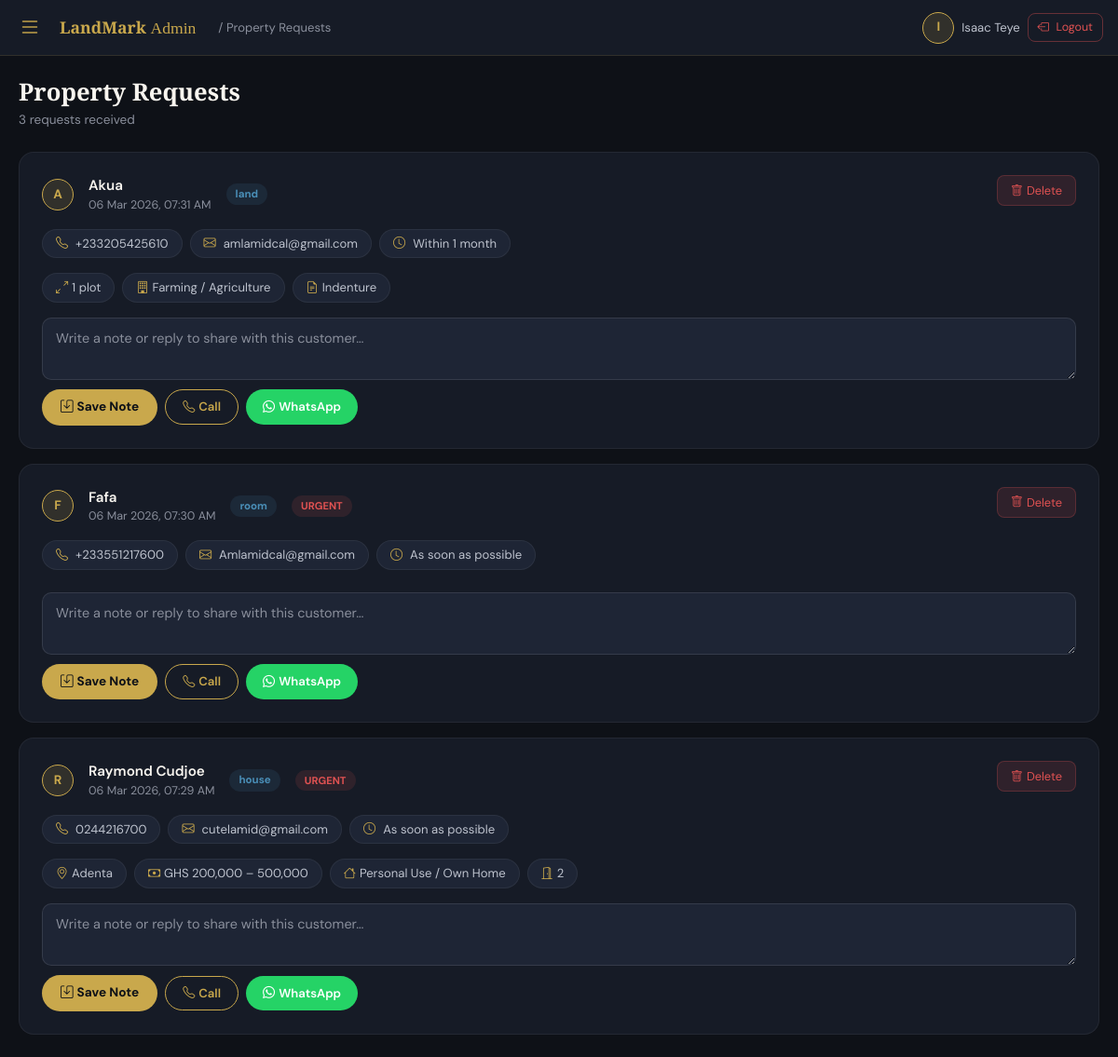
The app's page /admin/requests (signed in), older data.
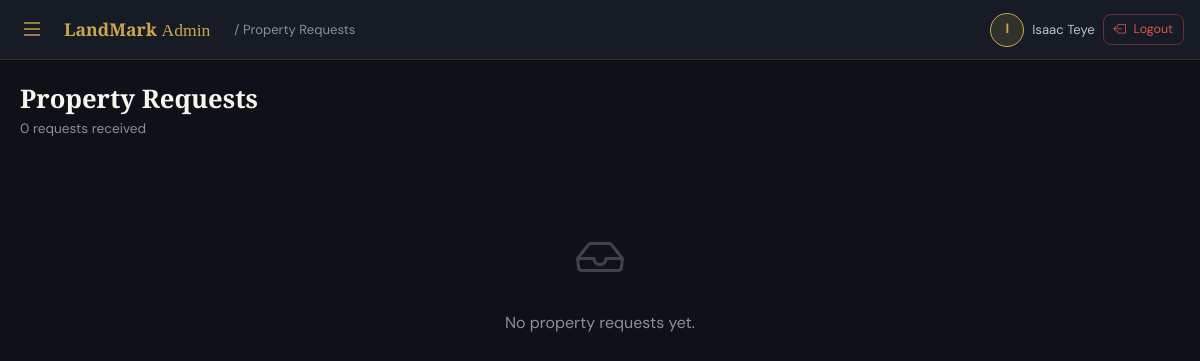
The same page, newer data.
### tables this page shows
CREATE TABLE admin_users (
            id          INTEGER PRIMARY KEY AUTOINCREMENT,
            full_name   TEXT NOT NULL,
            email       TEXT NOT NULL UNIQUE,
            password    TEXT NOT NULL,
            role        TEXT NOT NULL DEFAULT 'admin',
            reset_token TEXT,
            created_at  TEXT NOT NULL DEFAULT (datetime('now'))
        );

CREATE TABLE property_requests (
            id          INTEGER PRIMARY KEY AUTOINCREMENT,
            name        TEXT NOT NULL,
            phone       TEXT NOT NULL,
            email       TEXT,
            type        TEXT,
            location    TEXT,
            budget      TEXT,
            bedrooms    TEXT,
            purpose     TEXT,
            urgency     TEXT,
            land_size   TEXT,
            land_use    TEXT,
            land_docs   TEXT,
            details     TEXT,
            admin_reply TEXT,
            created_at  TEXT NOT NULL DEFAULT (datetime('now'))
        );

### app.py (the view)
@app.route('/admin/requests')
@admin_required
def admin_requests():
    rows = get_db().execute("SELECT * FROM property_requests ORDER BY created_at DESC").fetchall()
    return render_template('admin/requests.html', requests=rows, agent=get_agent())

### app.py (called while the page is built)
def get_db():
    if 'db' not in g:
        g.db = sqlite3.connect(DATABASE)
        g.db.row_factory = sqlite3.Row
        g.db.execute("PRAGMA journal_mode=WAL")
        g.db.execute("PRAGMA foreign_keys=ON")
    return g.db

def get_setting(key, default=''):
    row = get_db().execute("SELECT value FROM settings WHERE key=?", (key,)).fetchone()
    return row['value'] if row else default

def get_agent():
    return {
        'name':     get_setting('agent_name',    'Isaac Teye'),
        'phone':    get_setting('agent_phone',   '0249315662'),
        'email':    get_setting('agent_email',   'iisaacteye@gmail.com'),
        'wa':       get_setting('agent_wa',      '233249315662'),
        'bio':      get_setting('agent_bio',     ''),
        'business': get_setting('business_name', 'LandMark Realty'),
    }

def fmt_dt(dt_str):
    try: return datetime.strptime(dt_str, '%Y-%m-%d %H:%M:%S').strftime('%d %b %Y, %I:%M %p')
    except: return dt_str or ''

def get_current_admin():
    if not session.get('admin_id'): return None
    return get_db().execute("SELECT * FROM admin_users WHERE id=?", (session['admin_id'],)).fetchone()

def admin_required(f):
    @wraps(f)
    def decorated(*args, **kwargs):
        if not session.get('admin_id'):
            return redirect(url_for('admin_login'))
        return f(*args, **kwargs)
    return decorated

### templates/admin/requests.html (shortened to what this page needs)
{% extends 'admin/base.html' %}
{% block page_title %}Property Requests{% endblock %}
{% block content %}
<div class="d-flex align-items-center justify-content-between mb-4">
  <div>
    <h2 class="admin-page-title">Property Requests</h2>
    <p class="admin-page-sub">{{ requests|length }} request{{ 's' if requests|length != 1 else '' }} received</p>
  </div>
</div>
{% if requests %}
<div class="d-flex flex-column gap-3">
  {% for r in requests %}
  <div class="admin-card">
    <div class="d-flex justify-content-between align-items-start flex-wrap gap-3 mb-3">
      <div class="d-flex align-items-center gap-3">
        <div class="user-dot flex-shrink-0">{{ r.name[0] }}</div>
        <div>
          <div style="color:var(--cream);font-weight:600;font-size:0.95rem;">{{ r.name }}</div>
          <div style="color:var(--stone);font-size:0.78rem;">{{ fmt_dt(r.created_at) }}</div>
        </div>
        {% if r.type %}
        <span style="background:{{ 'rgba(201,168,76,0.12)' if r.type=='Land / Plot' else 'rgba(74,143,184,0.12)' }};color:{{ 'var(--gold)' if r.type=='Land / Plot' else '#4A8FB8' }};padding:3px 10px;border-radius:100px;font-size:0.72rem;font-weight:700;">
          {{ r.type }}
        </span>
        {% endif %}
        {% if r.urgency and r.urgency == 'As soon as possible' %}
        <span style="background:rgba(224,82,82,0.12);color:#E05252;padding:3px 10px;border-radius:100px;font-size:0.7rem;font-weight:700;">URGENT</span>
        {% endif %}
      </div>
      <form method="post" action="{{ url_for('admin_request_delete', id=r.id) }}"
            onsubmit="return confirm('Delete this request?')">
        <button type="submit" class="btn-danger" style="padding:6px 14px;font-size:0.8rem;">
          <i class="bi bi-trash me-1"></i>Delete
        </button>
      </form>
    </div>
    <div class="row g-2 mb-3">
      <div class="col-auto"><div class="detail-pill"><i class="bi bi-telephone me-2" style="color:var(--gold);"></i>{{ r.phone }}</div></div>
      {% if r.email %}<div class="col-auto"><div class="detail-pill"><i class="bi bi-envelope me-2" style="color:var(--gold);"></i>{{ r.email }}</div></div>{% endif %}
      {% if r.urgency %}<div class="col-auto"><div class="detail-pill"><i class="bi bi-clock me-2" style="color:var(--gold);"></i>{{ r.urgency }}</div></div>{% endif %}
    </div>
    <div class="row g-2 mb-3">
      {% if r.location %}<div class="col-auto"><div class="detail-pill"><i class="bi bi-geo-alt me-1" style="color:var(--gold);"></i>{{ r.location }}</div></div>{% endif %}
      {% if r.budget %}<div class="col-auto"><div class="detail-pill"><i class="bi bi-cash me-1" style="color:var(--gold);"></i>{{ r.budget }}</div></div>{% endif %}
      {% if r.purpose %}<div class="col-auto"><div class="detail-pill"><i class="bi bi-house me-1" style="color:var(--gold);"></i>{{ r.purpose }}</div></div>{% endif %}
      {% if r.bedrooms %}<div class="col-auto"><div class="detail-pill"><i class="bi bi-door-open me-1" style="color:var(--gold);"></i>{{ r.bedrooms }}</div></div>{% endif %}
      {% if r.land_size %}<div class="col-auto"><div class="detail-pill"><i class="bi bi-arrows-angle-expand me-1" style="color:var(--gold);"></i>{{ r.land_size }}</div></div>{% endif %}
      {% if r.land_use %}<div class="col-auto"><div class="detail-pill"><i class="bi bi-building me-1" style="color:var(--gold);"></i>{{ r.land_use }}</div></div>{% endif %}
      {% if r.land_docs %}<div class="col-auto"><div class="detail-pill"><i class="bi bi-file-earmark-text me-1" style="color:var(--gold);"></i>{{ r.land_docs }}</div></div>{% endif %}
    </div>
    <form method="post" action="{{ url_for('admin_request_reply', id=r.id) }}">
      <textarea name="reply" class="form-field" rows="2"
        placeholder="Write a note or reply to share with this customer…"
        style="margin-bottom:10px;">{{ r.admin_reply or '' }}</textarea>
      <div class="d-flex gap-2 flex-wrap align-items-center">
        <button type="submit" class="btn-gold" style="padding:9px 20px;font-size:0.85rem;">
          <i class="bi bi-save me-1"></i>Save Note
        </button>
        <a href="tel:{{ r.phone }}" class="btn-outline-gold" style="padding:8px 18px;font-size:0.82rem;">
          <i class="bi bi-telephone me-1"></i>Call
        </a>
        <a href="https://wa.me/{{ r.phone|replace(' ','')|replace('+','') }}" target="_blank" class="btn-wa" style="padding:9px 18px;font-size:0.82rem;">
          <i class="bi bi-whatsapp me-1"></i>WhatsApp
        </a>
      </div>
    </form>
  </div>
  {% endfor %}
</div>
{% else %}
<div class="empty-state">
  <i class="bi bi-inbox" style="font-size:3rem;color:var(--stone);opacity:0.4;"></i>
  <p style="color:var(--stone);margin-top:16px;">No property requests yet.</p>
</div>
{% endif %}
{% endblock %}

### templates/admin/base.html (shortened to what this page needs)
<!DOCTYPE html>
<html lang="en">
<head>
  <link href="https://cdn.jsdelivr.net/npm/bootstrap@5.3.2/dist/css/bootstrap.min.css" rel="stylesheet"/>
  <link href="https://cdn.jsdelivr.net/npm/bootstrap-icons@1.11.3/font/bootstrap-icons.min.css" rel="stylesheet"/>
  <link rel="stylesheet" href="{{ url_for('static', filename='css/admin.css') }}"/>
</head>
<body style="background:#0E1117; color:#F8F5EF; font-family:'DM Sans',sans-serif; margin:0; padding:0;">
<nav class="navbar navbar-dark sticky-top" style="background:#161B26; border-bottom:1px solid rgba(201,168,76,0.15); padding:0 16px; height:60px; z-index:1050;">
  <div class="d-flex align-items-center gap-3 w-100">
    <button class="btn p-1" type="button" data-bs-toggle="offcanvas" data-bs-target="#adminSidebar"
      style="color:#C9A84C; font-size:1.5rem; line-height:1; background:none; border:none;">
      <i class="bi bi-list"></i>
    </button>
    <span style="font-family:'Cormorant Garamond',serif; color:#C9A84C; font-size:1.1rem; font-weight:700;">
      LandMark <span style="font-weight:400;">Admin</span>
    </span>
    <span class="d-none d-sm-inline ms-2" style="color:#8A8F9C; font-size:0.82rem;">
      / {% block page_title %}Dashboard{% endblock %}
    </span>
    <div class="ms-auto d-flex align-items-center gap-2">
      {% set adm = get_current_admin() %}
      {% if adm %}
      <div style="width:34px;height:34px;border-radius:50%;background:rgba(201,168,76,0.15);border:1px solid #C9A84C;display:flex;align-items:center;justify-content:center;color:#C9A84C;font-weight:700;font-size:0.85rem;flex-shrink:0;">
        {{ adm.full_name[0] }}
      </div>
      <span class="d-none d-md-inline" style="color:#BEC3CE;font-size:0.82rem;">{{ adm.full_name }}</span>
      {% endif %}
      <a href="{{ url_for('admin_logout') }}"
        style="background:none;border:1px solid rgba(224,82,82,0.4);color:#E05252;border-radius:8px;padding:5px 10px;font-size:0.78rem;text-decoration:none;white-space:nowrap;">
        <i class="bi bi-box-arrow-left"></i>
        <span class="d-none d-sm-inline ms-1">Logout</span>
      </a>
    </div>
  </div>
</nav>
        {% set adm = get_current_admin() %}
<main style="padding:24px 20px; max-width:1200px; margin:0 auto;">
  {% block content %}{% endblock %}
</main>
</body>
</html>

### static/css/admin.css (style rules this page uses)
:root { --gold:#C9A84C; --gold-light:#E2C97E; --ink:#0E1117; --ink-800:#161B26; --ink-700:#1E2535; --ink-600:#252D40; --stone:#8A8F9C; --stone-light:#BEC3CE; --cream:#F8F5EF; --danger:#E05252; }
*, *::before, *::after { box-sizing: border-box; margin: 0; padding: 0; }
body { font-family: 'DM Sans', sans-serif; background: var(--ink); color: var(--cream); min-height: 100vh; }
.admin-page-title { font-family: 'Cormorant Garamond', serif; color: var(--cream); font-size: 1.6rem; font-weight: 700; margin: 0; }
.admin-page-sub { color: var(--stone); font-size: 0.85rem; margin: 4px 0 0; }
.empty-state { text-align: center; padding: 60px 20px; }

Row changes from the older to the newer data that the page shows:
removed property_requests: name "A", name "Akua", created_at "06 Mar 2026, 07:31 AM", type "land", phone "+233205425610", email "amlamidcal@gmail.com", urgency "Within 1 month", land_size "1 plot", land_use "Farming / Agriculture", land_docs "Indenture"
removed property_requests: name "F", name "Fafa", created_at "06 Mar 2026, 07:30 AM", type "room", shows "URGENT", phone "+233551217600", email "Amlamidcal@gmail.com", urgency "As soon as possible"
removed property_requests: name "R", name "Raymond Cudjoe", created_at "06 Mar 2026, 07:29 AM", type "house", shows "URGENT", phone "0244216700", email "cutelamid@gmail.com", urgency "As soon as possible", location "Adenta", budget "GHS 200,000 – 500,000", purpose "Personal Use / Own Home", bedrooms "2"
Text that changed along with them:
{{ requests|length }}: "3" → "0"
text now shown: "No property requests yet."
